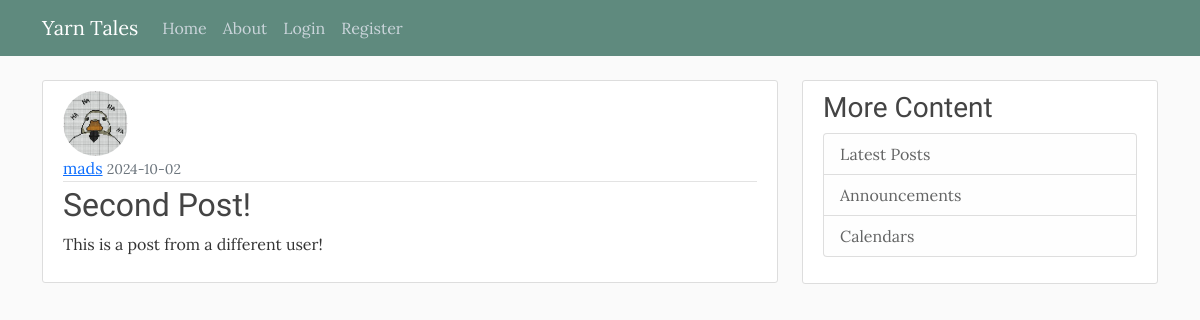
Screenshot of /post/2 with the database file from the repository.
### flaskblog/models.py (models this page shows, shortened)
class User(db.Model, UserMixin):
    id = db.Column(db.Integer, primary_key=True)
    username = db.Column(db.String(20), unique=True, nullable=False)
    email = db.Column(db.String(120), unique=True, nullable=False)
    image_file = db.Column(db.String(20), nullable=False, default='default.jpg')
    password = db.Column(db.String(60), nullable=False)
    posts = db.relationship('Post', backref='author', lazy=True)

class Post(db.Model):
    id = db.Column(db.Integer, primary_key=True)
    title = db.Column(db.String(100), nullable=False)
    date_posted = db.Column(db.DateTime, nullable=False, default=datetime.utcnow)
    content = db.Column(db.Text, nullable=False)
    user_id = db.Column(db.Integer, db.ForeignKey('user.id'), nullable=False)

### flaskblog/posts/routes.py (the view)
@posts.route("/post/<int:post_id>")
def post(post_id):
    post = Post.query.get_or_404(post_id)
    return render_template('post.html', title=post.title, post=post)

### flaskblog/templates/post.html (shortened to what this page needs)
{% extends "layout.html" %}
{% block content %}
<article class="media content-section">
    <img class="rounded-circle article-img"
        src="{{ url_for('static', filename='profile_pics/' + post.author.image_file) }}" alt="">
    <div class="media-body">
        <div class="article-metadata">
            <a class="mr-2" href="{{ url_for('users.user_post', username=post.author.username) }}">{{
                post.author.username
                }}</a>
            <small class="text-muted">{{ post.date_posted.strftime('%Y-%m-%d') }}</small>
        </div>
        <h2 class="article-title">{{ post.title }}</h2>
        <p class="article-content">{{ post.content }}</p>
    </div>
</article>
{% endblock content %}

### flaskblog/static/main.css (style rules this page uses)
body { background: #fafafa; color: #333333; margin-top: 5rem; font-family: "Lora", serif; font-optical-sizing: auto; font-weight: 400; }
h1, h2, h3, h4, h5, h6 { color: #444444; font-family: "Satisfy", cursive; font-weight: 400; font-style: normal; }
.content-section { background: #ffffff; padding: 10px 20px; border: 1px solid #dddddd; border-radius: 3px; margin-bottom: 20px; }
.article-title { color: #444444; }
.article-content { white-space: pre-line; }
.article-img { height: 65px; width: 65px; margin-right: 16px; }
.article-metadata { padding-bottom: 1px; margin-bottom: 4px; border-bottom: 1px solid #e3e3e3 }

### rows the page displays
User: image_file (placeholder picture), author.username "mads"
Post: date_posted "2024-10-02", title "Second Post!", content "This is a post from a different user!"
